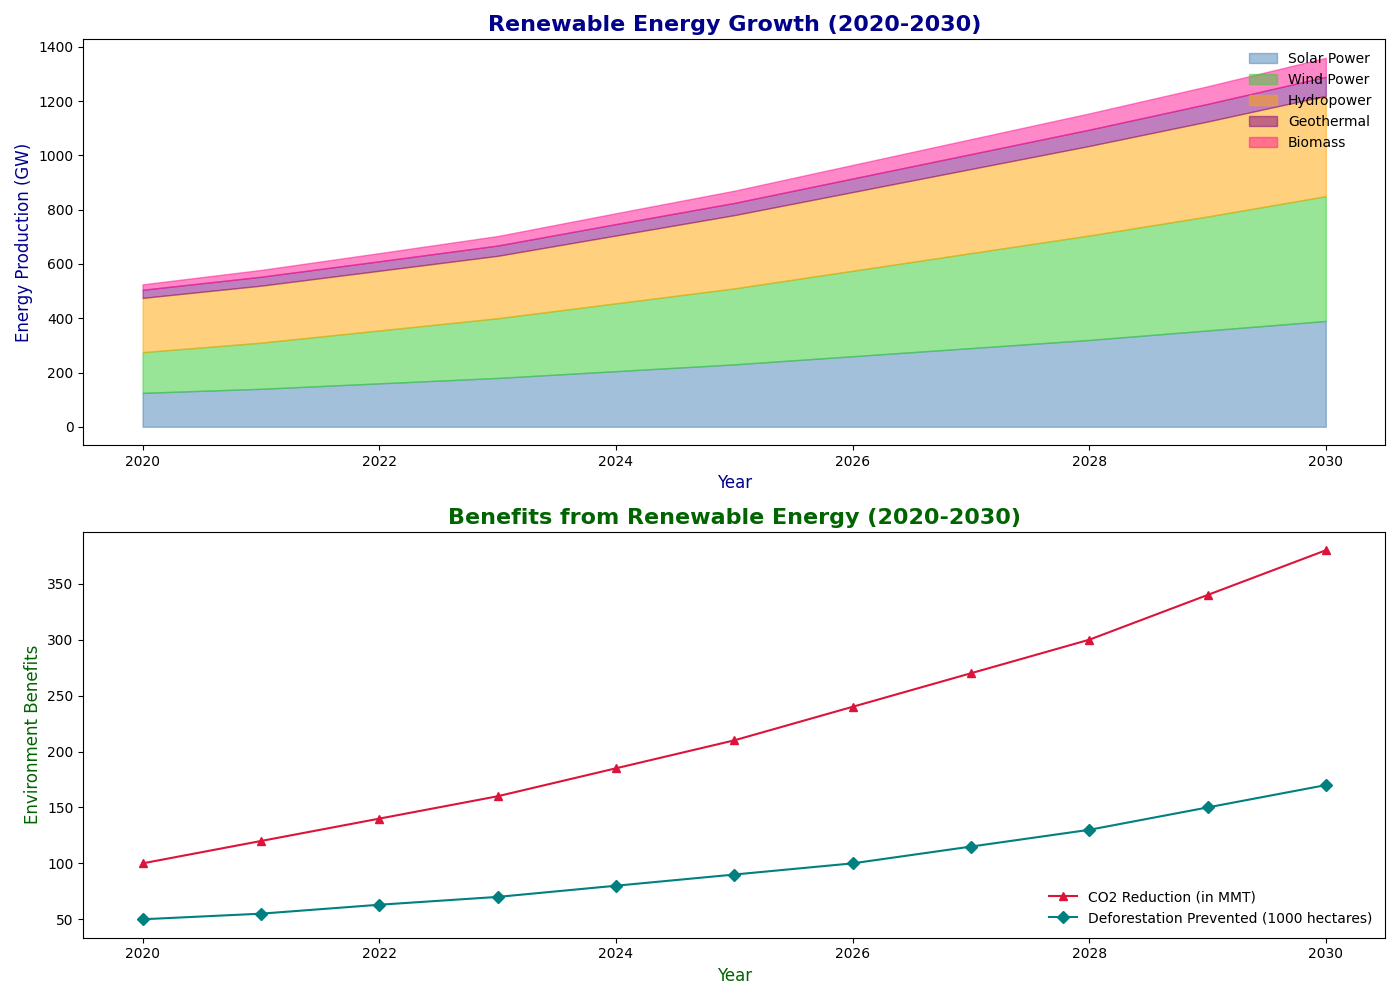

This chart was generated by the following Python code:
import matplotlib.pyplot as plt
import numpy as np

years = np.arange(2020, 2031)

solar_power = np.array([125, 140, 160, 180, 205, 230, 260, 290, 320, 355, 390])
wind_power = np.array([150, 170, 195, 220, 250, 280, 315, 350, 385, 420, 460])
hydropower = np.array([200, 210, 220, 230, 250, 270, 290, 310, 330, 350, 370])
geothermal = np.array([30, 33, 35, 38, 42, 45, 50, 55, 60, 65, 70])
biomass = np.array([20, 25, 30, 35, 40, 45, 50, 55, 60, 65, 70])

CO2_reduction = np.array([100, 120, 140, 160, 185, 210, 240, 270, 300, 340, 380])
deforestation_prevented = np.array([50, 55, 63, 70, 80, 90, 100, 115, 130, 150, 170])

cumulative_wind = solar_power + wind_power
cumulative_hydropower = cumulative_wind + hydropower
cumulative_geothermal = cumulative_hydropower + geothermal
cumulative_biomass = cumulative_geothermal + biomass

fig, (ax1, ax2) = plt.subplots(2, 1, figsize=(14, 10))

ax1.fill_between(years, 0, solar_power, color='#4682B4', alpha=0.5, label='Solar Power')
ax1.fill_between(years, solar_power, cumulative_wind, color='#32CD32', alpha=0.5, label='Wind Power')
ax1.fill_between(years, cumulative_wind, cumulative_hydropower, color='#FFA500', alpha=0.5, label='Hydropower')
ax1.fill_between(years, cumulative_hydropower, cumulative_geothermal, color='#800080', alpha=0.5, label='Geothermal')
ax1.fill_between(years, cumulative_geothermal, cumulative_biomass, color='#FF1493', alpha=0.5, label='Biomass')

ax1.set_title('Renewable Energy Growth (2020-2030)', fontsize=16, fontweight='bold', color='darkblue')
ax1.set_xlabel('Year', fontsize=12, color='darkblue')
ax1.set_ylabel('Energy Production (GW)', fontsize=12, color='darkblue')
ax1.legend(loc='upper right', fontsize=10, frameon=False)
ax1.grid(False)

ln1 = ax2.plot(years, CO2_reduction, color='crimson', linewidth=1.5, marker='^', label='CO2 Reduction (in MMT)')
ln2 = ax2.plot(years, deforestation_prevented, color='teal', linewidth=1.5, marker='D', label='Deforestation Prevented (1000 hectares)')

ax2.set_title('Benefits from Renewable Energy (2020-2030)', fontsize=16, fontweight='bold', color='darkgreen')
ax2.set_xlabel('Year', fontsize=12, color='darkgreen')
ax2.set_ylabel('Environment Benefits', fontsize=12, color='darkgreen')
ax2.legend(loc='lower right', fontsize=10, frameon=False)
ax2.grid(False)

plt.tight_layout()
plt.show()
